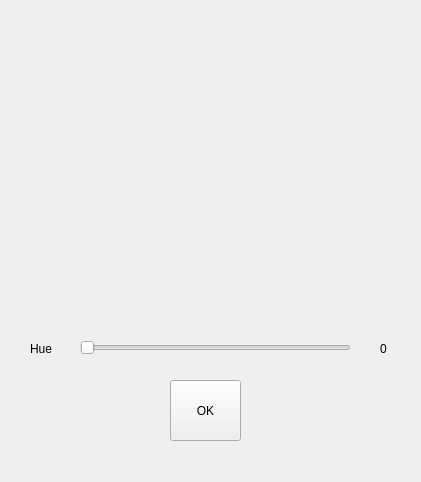
<?xml version="1.0" encoding="UTF-8"?>
<ui version="4.0">
 <class>FormHue</class>
 <widget class="QWidget" name="FormHue">
  <property name="geometry">
   <rect>
    <x>0</x>
    <y>0</y>
    <width>421</width>
    <height>482</height>
   </rect>
  </property>
  <property name="windowTitle">
   <string>Hue</string>
  </property>
  <widget class="QLabel" name="label">
   <property name="geometry">
    <rect>
     <x>30</x>
     <y>340</y>
     <width>81</width>
     <height>17</height>
    </rect>
   </property>
   <property name="text">
    <string>Hue</string>
   </property>
  </widget>
  <widget class="QSlider" name="horizontalSlider_hue">
   <property name="geometry">
    <rect>
     <x>80</x>
     <y>340</y>
     <width>271</width>
     <height>16</height>
    </rect>
   </property>
   <property name="maximum">
    <number>179</number>
   </property>
   <property name="orientation">
    <enum>Qt::Horizontal</enum>
   </property>
  </widget>
  <widget class="QLabel" name="label_3">
   <property name="geometry">
    <rect>
     <x>380</x>
     <y>340</y>
     <width>31</width>
     <height>17</height>
    </rect>
   </property>
   <property name="text">
    <string>0</string>
   </property>
  </widget>
  <widget class="QPushButton" name="pushButton">
   <property name="geometry">
    <rect>
     <x>170</x>
     <y>380</y>
     <width>71</width>
     <height>61</height>
    </rect>
   </property>
   <property name="text">
    <string>OK</string>
   </property>
  </widget>
  <widget class="QLabel" name="label_img">
   <property name="geometry">
    <rect>
     <x>90</x>
     <y>40</y>
     <width>261</width>
     <height>271</height>
    </rect>
   </property>
   <property name="text">
    <string/>
   </property>
   <property name="pixmap">
    <pixmap>img.png</pixmap>
   </property>
  </widget>
 </widget>
 <resources/>
 <connections>
  <connection>
   <sender>horizontalSlider_hue</sender>
   <signal>valueChanged(int)</signal>
   <receiver>label_3</receiver>
   <slot>setNum(int)</slot>
   <hints>
    <hint type="sourcelabel">
     <x>313</x>
     <y>320</y>
    </hint>
    <hint type="destinationlabel">
     <x>500</x>
     <y>320</y>
    </hint>
   </hints>
  </connection>
 </connections>
</ui>
